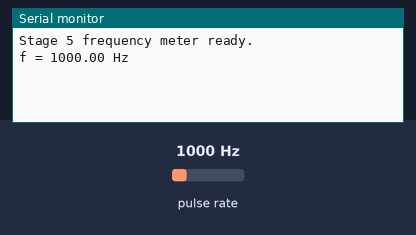
This sketch was run on a simulated ESP32. On the bench: the last lines printed to the serial monitor. Wiring (inferred from the names in the program): pulse sensor: data GPIO 34. The test bench sets the inputs (shaded band); at power-on: pulse rate 1000 Hz.

Above: at 1.2 s.
1.3 s: pulse rate (sensor on GPIO 34) set to 100 Hz
At 2.6 s:
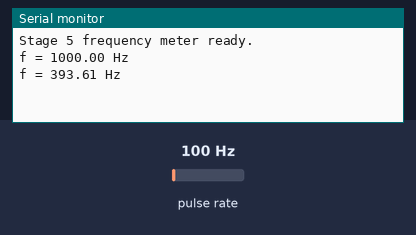
2.8 s: pulse rate (sensor on GPIO 34) set to 1250 Hz
At 3.3 s:
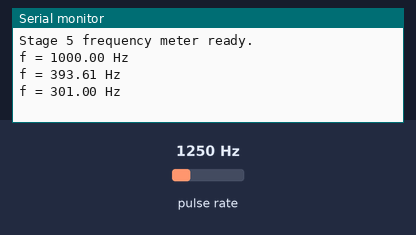
Timing chart, 0 to 5.8 s (numbered marks = the images above; inputs shaded):
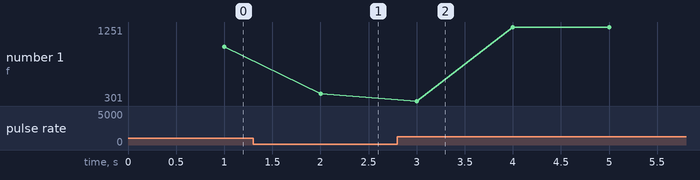

The sketch:

stage05_freqmeter.ino
```cpp
// Stage 5 — Frequenzmesser
// Zaehlt steigende Flanken am TLC555-Ausgang (Stufe 1) und gibt
// die Frequenz einmal pro Sekunde auf Serial aus.
//
// Verdrahtung:
//   TLC555 Pin 3 (OUT) ---- GPIO 34 (input-only)
//   TLC555 GND       ----  ESP32 GND  (gemeinsame Masse!)
//
// GPIO 34 hat keinen internen Pull-up/Pull-down. Der TLC555 treibt
// den Pegel aktiv, daher nicht notwendig.

const uint8_t FREQ_PIN   = 34;
const uint32_t SAMPLE_MS = 1000;

volatile uint32_t edgeCount = 0;
uint32_t lastSampleMs = 0;

void IRAM_ATTR onRisingEdge() {
  edgeCount++;
}

void setup() {
  Serial.begin(115200);
  pinMode(FREQ_PIN, INPUT);
  attachInterrupt(digitalPinToInterrupt(FREQ_PIN), onRisingEdge, RISING);
  Serial.println("Stage 5 frequency meter ready.");
}

void loop() {
  uint32_t now = millis();
  if (now - lastSampleMs >= SAMPLE_MS) {
    noInterrupts();
    uint32_t count = edgeCount;
    edgeCount = 0;
    interrupts();

    uint32_t elapsedMs = now - lastSampleMs;
    lastSampleMs = now;

    // f [Hz] = count / (elapsedMs / 1000)
    float freqHz = (count * 1000.0f) / elapsedMs;
    Serial.print("f = ");
    Serial.print(freqHz, 2);
    Serial.println(" Hz");
  }
}
```

Measured:
- after the input at 1.3 s, the serial monitor: prints a new line after 0.70 s (image 1)
- after the input at 2.8 s, the serial monitor: prints a new line after 0.20 s (image 2)
- plotted number 1: 1000 → 393.61 after the input at 1.3 s, 393.61 → 1249 after the input at 2.8 s
